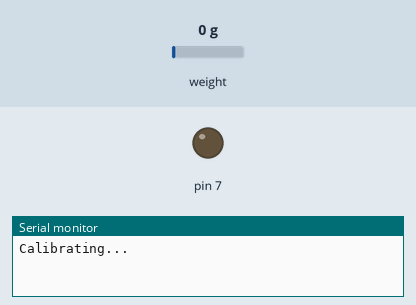
Recording of a sketch running on a simulated Arduino Uno, built with avr-gcc and run on an emulated ATmega328P. Parts: output pins drawn as LEDs (lit = HIGH), the last lines printed to the serial monitor. Inputs (shaded band) come from the test bench; at power-on: weight on the scale 0 g.

Above: at 0.1 s.
At 1.2 s:
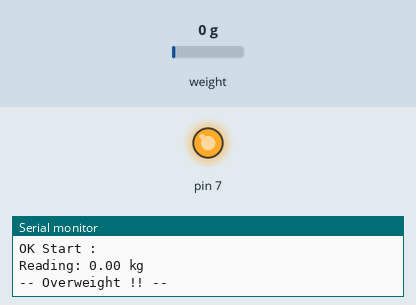
Timing chart, 0 to 2.7 s (numbered marks = the images above):
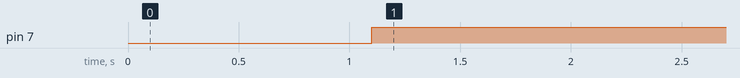

Measured:
- by itself, pin 7: LOW → HIGH at 1.1 s

The sketch:

loadcell_led.ino
```cpp
/*
 *
hx711 pins
DOUT - 3
CLK - 2

*/

#include "HX711.h"
#define calibration_factor -380000 // เอาค่าที่ได้จากการปรับ มาใส่ตรงนี้
#define DOUT  A3
#define CLK  A2
HX711 scale(DOUT, CLK);

#define weight_setpoint 4 //set weight 4kg


void setup() {
  Serial.begin(9600);
  pinMode(7,OUTPUT);
  digitalWrite(7,LOW);
  Serial.println("Calibrating...");
  scale.set_scale(calibration_factor); // ปรับค่า calibration factor
  scale.tare(); //รีเซตน้ำหนักเป็น 0
  Serial.println("OK Start :");
}
void loop() {
  Serial.print("Reading: ");
  float weight = scale.get_units();
  Serial.print(weight, 2); //แสดงผลน้ำหนัก 2 ตำแหน่ง
  Serial.println(" kg");
  if(weight_setpoint >= 0.3){
    Serial.println("-- Overweight !! --");
    digitalWrite(7, HIGH);
  }
  else{
    Serial.println("-- Weight OK --");
    digitalWrite(7, LOW);
  }
  delay(100);
}
```
